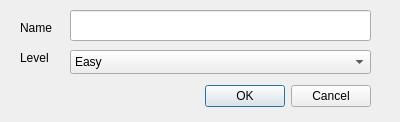
<?xml version="1.0" encoding="UTF-8"?>
<ui version="4.0">
 <class>NewDialog</class>
 <widget class="QDialog" name="NewDialog">
  <property name="geometry">
   <rect>
    <x>0</x>
    <y>0</y>
    <width>400</width>
    <height>122</height>
   </rect>
  </property>
  <property name="windowTitle">
   <string>Dialog</string>
  </property>
  <widget class="QDialogButtonBox" name="buttonBox">
   <property name="geometry">
    <rect>
     <x>30</x>
     <y>80</y>
     <width>341</width>
     <height>32</height>
    </rect>
   </property>
   <property name="orientation">
    <enum>Qt::Horizontal</enum>
   </property>
   <property name="standardButtons">
    <set>QDialogButtonBox::Cancel|QDialogButtonBox::Ok</set>
   </property>
  </widget>
  <widget class="QLabel" name="label">
   <property name="geometry">
    <rect>
     <x>20</x>
     <y>20</y>
     <width>58</width>
     <height>16</height>
    </rect>
   </property>
   <property name="text">
    <string>Name</string>
   </property>
  </widget>
  <widget class="QLineEdit" name="lineEdit">
   <property name="geometry">
    <rect>
     <x>70</x>
     <y>10</y>
     <width>301</width>
     <height>31</height>
    </rect>
   </property>
  </widget>
  <widget class="QComboBox" name="comboBox">
   <property name="geometry">
    <rect>
     <x>70</x>
     <y>50</y>
     <width>301</width>
     <height>24</height>
    </rect>
   </property>
   <item>
    <property name="text">
     <string>Easy</string>
    </property>
   </item>
   <item>
    <property name="text">
     <string>Medium</string>
    </property>
   </item>
   <item>
    <property name="text">
     <string>Hard</string>
    </property>
   </item>
  </widget>
  <widget class="QLabel" name="label_2">
   <property name="geometry">
    <rect>
     <x>20</x>
     <y>50</y>
     <width>58</width>
     <height>16</height>
    </rect>
   </property>
   <property name="text">
    <string>Level</string>
   </property>
  </widget>
 </widget>
 <resources/>
 <connections>
  <connection>
   <sender>buttonBox</sender>
   <signal>accepted()</signal>
   <receiver>NewDialog</receiver>
   <slot>accept()</slot>
   <hints>
    <hint type="sourcelabel">
     <x>248</x>
     <y>254</y>
    </hint>
    <hint type="destinationlabel">
     <x>157</x>
     <y>274</y>
    </hint>
   </hints>
  </connection>
  <connection>
   <sender>buttonBox</sender>
   <signal>rejected()</signal>
   <receiver>NewDialog</receiver>
   <slot>reject()</slot>
   <hints>
    <hint type="sourcelabel">
     <x>316</x>
     <y>260</y>
    </hint>
    <hint type="destinationlabel">
     <x>286</x>
     <y>274</y>
    </hint>
   </hints>
  </connection>
 </connections>
</ui>
